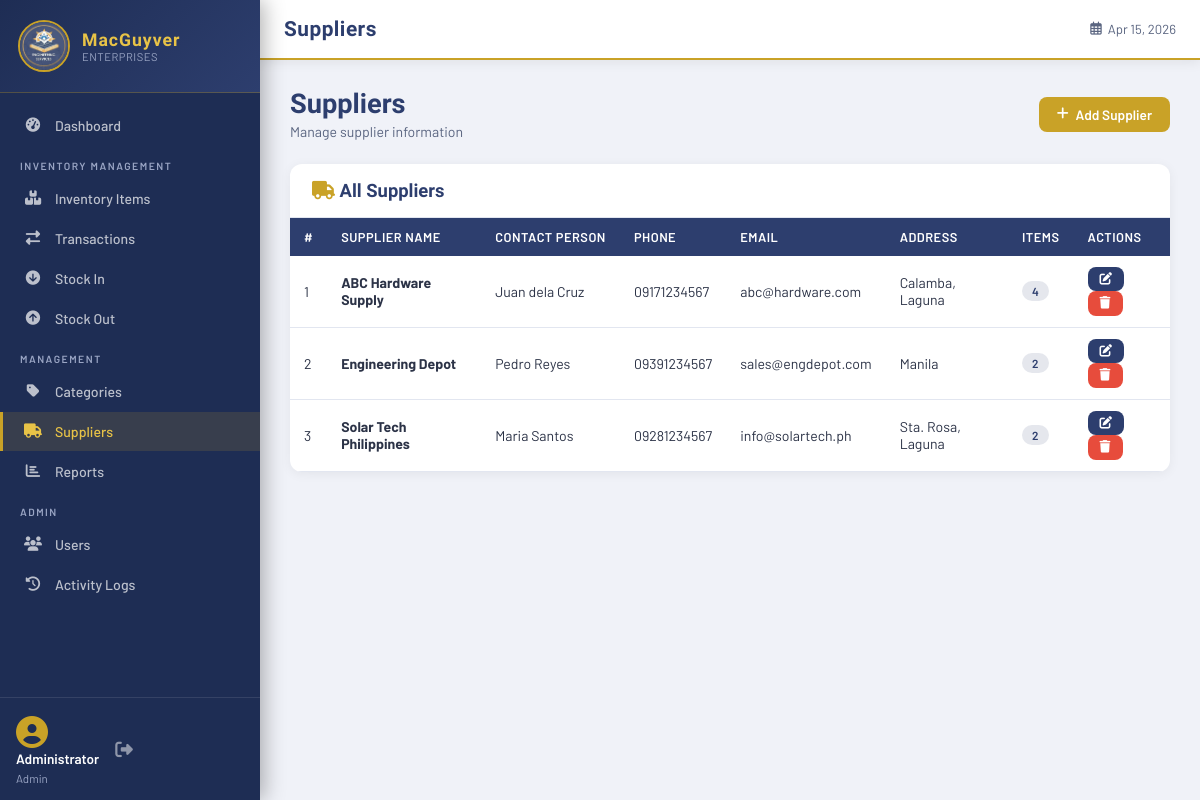
/pages/suppliers.php (signed in), run on the app's committed database.
### tables this page shows
CREATE TABLE IF NOT EXISTS users (
    id INT AUTO_INCREMENT PRIMARY KEY,
    username VARCHAR(50) NOT NULL UNIQUE,
    password VARCHAR(255) NOT NULL,
    full_name VARCHAR(100) NOT NULL,
    email VARCHAR(100),
    role ENUM('admin','staff','viewer') DEFAULT 'staff',
    is_active TINYINT(1) DEFAULT 1,
    created_at TIMESTAMP DEFAULT CURRENT_TIMESTAMP,
    last_login TIMESTAMP NULL
);

CREATE TABLE IF NOT EXISTS suppliers (
    id INT AUTO_INCREMENT PRIMARY KEY,
    name VARCHAR(100) NOT NULL,
    contact_person VARCHAR(100),
    phone VARCHAR(30),
    email VARCHAR(100),
    address TEXT,
    created_at TIMESTAMP DEFAULT CURRENT_TIMESTAMP
);

### includes/functions.php (called while the page is built, shortened)
<?php
function getCurrentUser() {
    $db = getDB();
    $id = (int)$_SESSION['user_id'];
    $res = $db->query("SELECT * FROM users WHERE id=$id LIMIT 1");
    return $res->fetch_assoc();
}
function isAdmin() {
    return isset($_SESSION['role']) && $_SESSION['role'] === 'admin';
}
function sanitize($str) {
    return htmlspecialchars(trim($str), ENT_QUOTES, 'UTF-8');
}

### pages/suppliers.php (the view, shortened to what this page needs)
<?php
$pageTitle = 'Suppliers';
require_once '../includes/header.php';
$db = getDB();
$sups = $db->query("SELECT s.*,(SELECT COUNT(*) FROM items i WHERE i.supplier_id=s.id) item_count FROM suppliers s ORDER BY s.name");
?>
<div class="page-header">
  <div><h1>Suppliers</h1><p>Manage supplier information</p></div>
  <button class="btn btn-gold" onclick="openModal('addSupModal')"><i class="fas fa-plus"></i> Add Supplier</button>
</div>
<div class="card">
  <div class="card-header"><h2><i class="fas fa-truck" style="color:var(--gold)"></i> All Suppliers</h2></div>
  <div class="table-responsive">
    <table>
      <thead><tr><th>#</th><th>Supplier Name</th><th>Contact Person</th><th>Phone</th><th>Email</th><th>Address</th><th>Items</th><th>Actions</th></tr></thead>
      <tbody>
      <?php $i=1; while($r=$sups->fetch_assoc()): ?>
      <tr>
        <td><?= $i++ ?></td>
        <td><strong><?= sanitize($r['name']) ?></strong></td>
        <td><?= sanitize($r['contact_person'] ?? '-') ?></td>
        <td><?= sanitize($r['phone'] ?? '-') ?></td>
        <td><?= sanitize($r['email'] ?? '-') ?></td>
        <td><?= sanitize($r['address'] ?? '-') ?></td>
        <td><span class="badge badge-navy"><?= $r['item_count'] ?></span></td>
        <td>
          <button class="btn btn-sm btn-primary" onclick='editSup(<?= json_encode($r) ?>)'><i class="fas fa-edit"></i></button>
          <?php if(isAdmin()): ?>
          <form method="POST" style="display:inline"><input type="hidden" name="action" value="delete"><input type="hidden" name="sup_id" value="<?= $r['id'] ?>">
            <button type="submit" class="btn btn-sm btn-danger btn-delete"><i class="fas fa-trash"></i></button>
          </form>
          <?php endif; ?>
        </td>
      </tr>
      <?php endwhile; ?>
      </tbody>
    </table>
  </div>
</div>
<?php require_once '../includes/footer.php'; ?>

### includes/header.php (shortened to what this page needs)
<?php
require_once __DIR__ . '/functions.php';
$currentUser = getCurrentUser();
$currentPage = basename($_SERVER['PHP_SELF'], '.php');
?>
<!DOCTYPE html>
<html lang="en">
<head>
<link rel="stylesheet" href="https://cdnjs.cloudflare.com/ajax/libs/font-awesome/6.5.0/css/all.min.css">
<link rel="stylesheet" href="<?= BASE_URL ?>assets/css/style.css">
</head>
<body>
<aside class="sidebar" id="sidebar">
  <div class="sidebar-brand">
    <img src="<?= BASE_URL ?>assets/logo.png" alt="Logo" class="brand-logo">
    <div class="brand-text">
      <span class="brand-name">MacGuyver</span>
      <span class="brand-sub">Enterprises</span>
    </div>
  </div>
  <nav class="sidebar-nav">
    <a href="<?= BASE_URL ?>dashboard.php" class="nav-item <?= $currentPage==='dashboard'?'active':'' ?>">
      <i class="fas fa-tachometer-alt"></i><span>Dashboard</span>
    </a>
    <div class="nav-section-label">INVENTORY MANAGEMENT</div>
    <a href="<?= BASE_URL ?>pages/items.php" class="nav-item <?= $currentPage==='items'?'active':'' ?>">
      <i class="fas fa-boxes"></i><span>Inventory Items</span>
    </a>
    <a href="<?= BASE_URL ?>pages/transactions.php" class="nav-item <?= $currentPage==='transactions'?'active':'' ?>">
      <i class="fas fa-exchange-alt"></i><span>Transactions</span>
    </a>
    <a href="<?= BASE_URL ?>pages/stock_in.php" class="nav-item <?= $currentPage==='stock_in'?'active':'' ?>">
      <i class="fas fa-arrow-circle-down"></i><span>Stock In</span>
    </a>
    <a href="<?= BASE_URL ?>pages/stock_out.php" class="nav-item <?= $currentPage==='stock_out'?'active':'' ?>">
      <i class="fas fa-arrow-circle-up"></i><span>Stock Out</span>
    </a>
    <div class="nav-section-label">MANAGEMENT</div>
    <a href="<?= BASE_URL ?>pages/categories.php" class="nav-item <?= $currentPage==='categories'?'active':'' ?>">
      <i class="fas fa-tag"></i><span>Categories</span>
    </a>
    <a href="<?= BASE_URL ?>pages/suppliers.php" class="nav-item <?= $currentPage==='suppliers'?'active':'' ?>">
      <i class="fas fa-truck"></i><span>Suppliers</span>
    </a>
    <a href="<?= BASE_URL ?>pages/reports.php" class="nav-item <?= $currentPage==='reports'?'active':'' ?>">
      <i class="fas fa-chart-bar"></i><span>Reports</span>
    </a>
    <?php if(isAdmin()): ?>
    <div class="nav-section-label">ADMIN</div>
    <a href="<?= BASE_URL ?>pages/users.php" class="nav-item <?= $currentPage==='users'?'active':'' ?>">
      <i class="fas fa-users"></i><span>Users</span>
    </a>
    <a href="<?= BASE_URL ?>pages/logs.php" class="nav-item <?= $currentPage==='logs'?'active':'' ?>">
      <i class="fas fa-history"></i><span>Activity Logs</span>
    </a>
    <?php endif; ?>
  </nav>
  <div class="sidebar-footer">
    <div class="user-info">
      <div class="user-avatar"><i class="fas fa-user-circle"></i></div>
      <div class="user-details">
        <span class="user-name"><?= sanitize($currentUser['full_name']) ?></span>
        <span class="user-role"><?= ucfirst($currentUser['role']) ?></span>
      </div>
    </div>
    <a href="<?= BASE_URL ?>logout.php" class="logout-btn" title="Logout"><i class="fas fa-sign-out-alt"></i></a>
  </div>
</aside>
<div class="main-wrapper">
  <header class="topbar">
    <div class="topbar-title"><?= isset($pageTitle) ? sanitize($pageTitle) : 'Dashboard' ?></div>
    <div class="topbar-right">
      <span class="date-display"><i class="far fa-calendar-alt"></i> <?= date('M d, Y') ?></span>
    </div>
  </header>
  <main class="content-area">

### data on the page
users: full_name "Administrator", role "Admin"
suppliers: name "ABC Hardware Supply", contact_person "Juan dela Cruz", phone "09171234567", email "abc@hardware.com", address "Calamba, Laguna", item_count "4"
suppliers: name "Engineering Depot", contact_person "Pedro Reyes", phone "09391234567", email "sales@engdepot.com", address "Manila", item_count "2"
suppliers: name "Solar Tech Philippines", contact_person "Maria Santos", phone "09281234567", email "info@solartech.ph", address "Sta. Rosa, Laguna", item_count "2"

### other printed values
$pageTitle "Suppliers"
